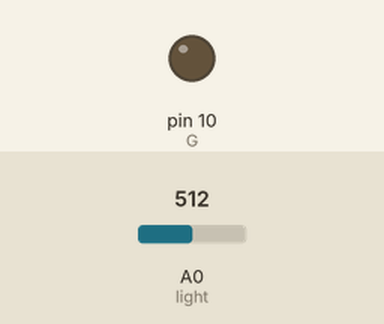
Bench run of a sketch on a simulated Arduino Uno, built with avr-gcc and run on an emulated ATmega328P. Parts: output pins drawn as LEDs (lit = HIGH). Inputs (shaded band) come from the test bench; at power-on: A0 (light) = 512.

Above: at 1.2 s.
1.3 s: A0 (light) set to 490
At 2.3 s:
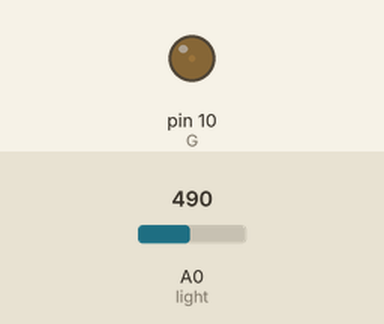
2.8 s: A0 (light) set to 510
At 3.4 s:
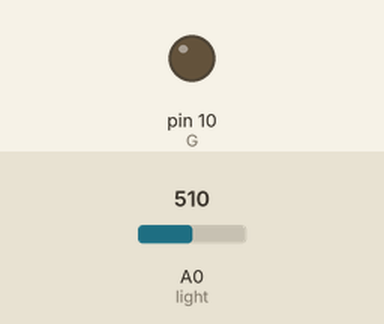
4.3 s: A0 (light) set to 486
At 5.5 s:
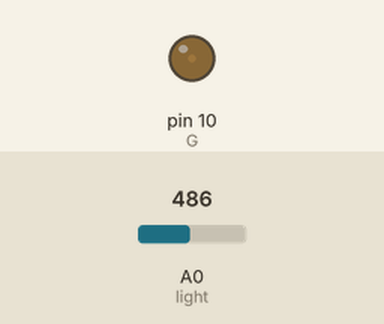
5.8 s: A0 (light) set to 306
At 6.9 s:
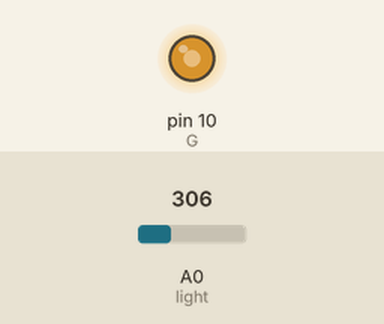
7.3 s: A0 (light) set to 122
At 8.0 s:
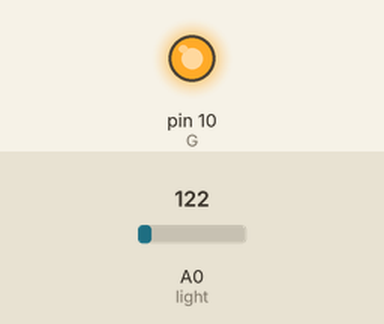
8.8 s: A0 (light) set to 511
At 9.2 s:
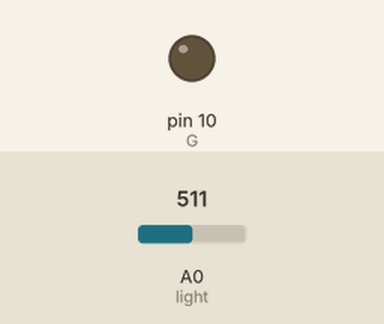
Timing chart, 0 to 11.3 s (numbered marks = the images above; inputs shaded):
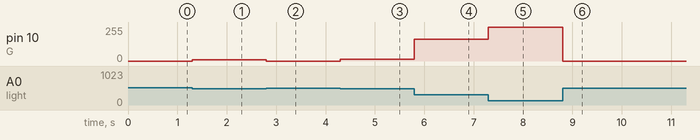

Measured:
- after the input at 1.3 s, pin 10 (G): 0/255 → 9/255 at once
- after the input at 2.8 s, pin 10 (G): 9/255 → 0/255 at once
- after the input at 4.3 s, pin 10 (G): 0/255 → 12/255 at once
- after the input at 5.8 s, pin 10 (G): 12/255 → 165/255 at once
- after the input at 7.3 s, pin 10 (G): 165/255 → 255/255 at once
- after the input at 8.8 s, pin 10 (G): 255/255 → 0/255 at once

The sketch:

09_light.ino
```cpp
#define light A0
#define G 10

void setup() {
  pinMode(G, OUTPUT);
  Serial.begin(9600);
}

void loop() {
  if (analogRead(light) <= 500) {
    analogWrite(G, map(analogRead(light), 200, 500, 255, 0));
  } else {
    digitalWrite(G, 0);
  }
}
```
